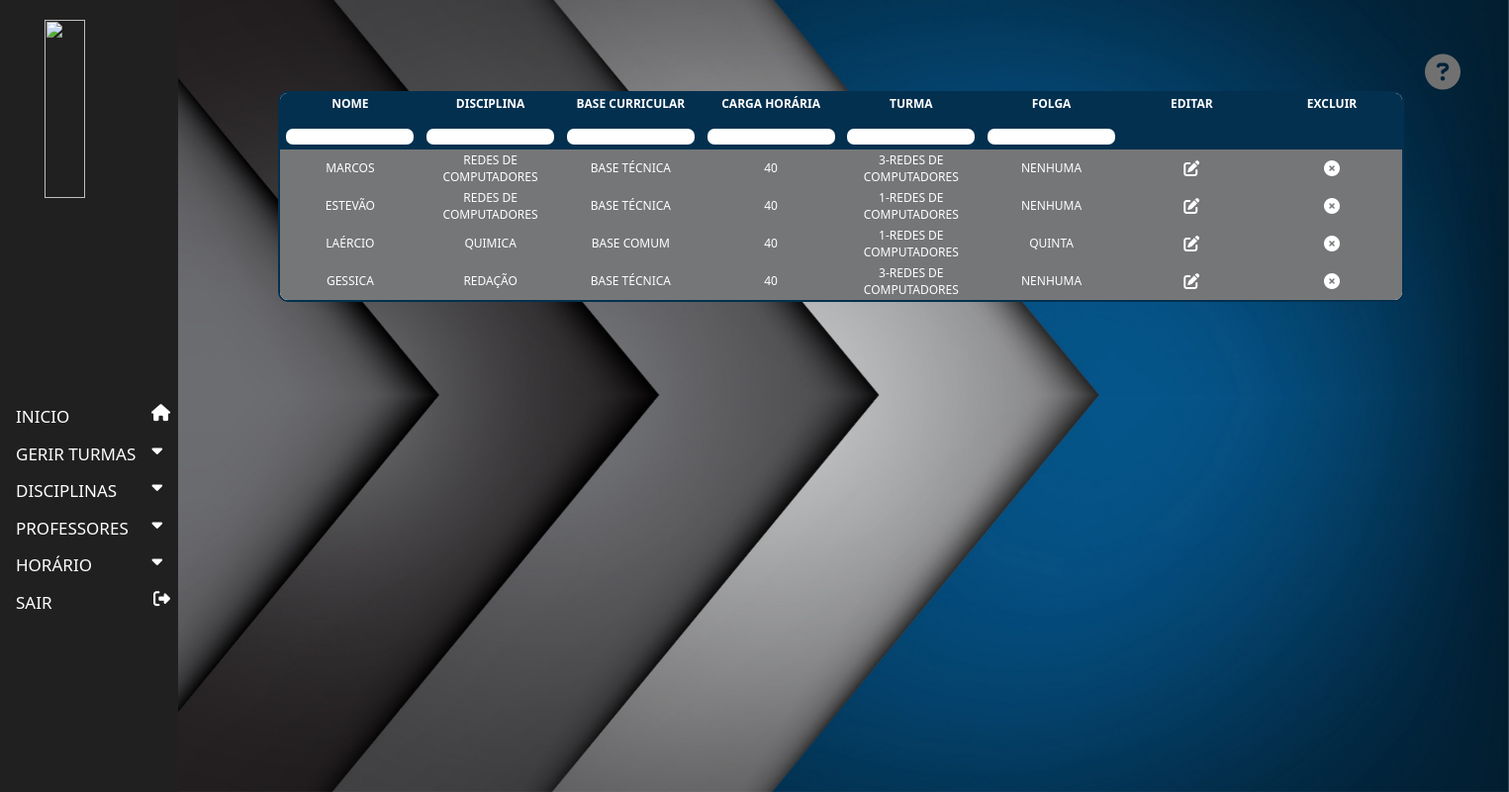
Page /inicio.php?ver=ver_prof on the committed database.
### tables this page shows
CREATE TABLE `professores` (
  `id_prof` int(5) UNSIGNED NOT NULL,
  `nome` varchar(200) DEFAULT NULL,
  `carga_h` varchar(9) DEFAULT NULL,
  `base` int(1) UNSIGNED DEFAULT NULL,
  `dias_off` varchar(200) DEFAULT NULL
);

CREATE TABLE `disciplina` (
  `id_disc` int(5) UNSIGNED NOT NULL,
  `nome_d` varchar(200) DEFAULT NULL,
  `base` varchar(200) DEFAULT NULL,
  `semestre` int(1) NOT NULL
);

CREATE TABLE `turma` (
  `id_turma` int(5) UNSIGNED NOT NULL,
  `curso` varchar(200) DEFAULT NULL,
  `ano` varchar(200) DEFAULT NULL
);

### crud/ver_prof.php (the view, shortened to what this page needs)
<?php
require_once('param.php');
$query = "SELECT professores.id_prof,professores.nome,professores.carga_h,professores.base,professores.dias_off,turma.ano,turma.curso,turma.id_turma,disciplina.nome_d,disciplina.id_disc FROM professores
    INNER JOIN professores_has_turma on professores.id_prof = professores_has_turma.professores_id_prof
    INNER JOIN turma on professores_has_turma.turma_id_turma = turma.id_turma
    INNER JOIN professores_has_disciplina on professores.id_prof = professores_has_disciplina.professores_id_prof
    INNER JOIN disciplina on professores_has_disciplina.disciplina_id_disc = disciplina.id_disc";
$sql = mysqli_query($conexao,$query);
echo "
<div class='tab_prof expandOpen'>
<table id='tabela'>
<tr>
<th>Nome</th>
<th>Disciplina</th>
<th>Base Curricular</th>
<th>Carga Horária</th>
<th>Turma</th>
<th>Folga</th>
<th>Editar</th>
<th>Excluir</th>
</tr>
 <tr>
    <th><input type='text' class='ps' id='txtColuna1'/></th>
    <th><input type='text' class='ps' id='txtColuna2'/></th>
    <th><input type='text' class='ps' id='txtColuna3'/></th>
    <th><input type='text' class='ps' id='txtColuna4'/></th>
    <th><input type='text' class='ps' id='txtColuna5'/></th>
    <th><input type='text' class='ps' id='txtColuna6'/></th>
    <th></th>
     <th></th>
</tr>";
while ($value = mysqli_fetch_assoc($sql)) {
        if ($value['base'] == 1){
        $base = "Base Técnica";
        }elseif ($value['base'] == 2) {
            $base = "Base Comum";
}
	echo "<tr>";
            echo "<td>".$value['nome'] ."</td>";
            echo "<td>".$value['nome_d'] ."</td>";
            echo "<td>".$base."</td>";
            echo "<td>".$value['carga_h']."</td>";
            echo "<td>".$value['ano']."-".$value['curso']."</td>";
            echo "<td>".$value['dias_off'] ."</td>";
            echo "<td><a class='btn' href='editar_prof.php?disc=".$value['id_disc']."&&turma=".$value['id_turma']."&&id=".$value['id_prof']."'><i class='cuidado fas fa-edit fa-1x '></i></a></td><td><a class='btn' href='crud/excluir_prof.php?disc=".$value['id_disc']."&&turma=".$value['id_turma']."&&id=".$value['id_prof']."'><i class='cuidado fas fa-1x far fa-times-circle'></i></a></td>";
            echo "</tr>";
}
echo "</table></div></div>";
?>

### head.php (shortened to what this page needs)
<?php
$head = '<head>
  <title></title>
  <meta charset="utf-8"/>
  <script src="https://kit.fontawesome.com/187ed1bdd8.js"></script>
  <link rel="stylesheet" href="https://stackpath.bootstrapcdn.com/bootstrap/4.1.3/css/bootstrap.min.css">
  <script src="https://code.jquery.com/jquery-3.3.1.slim.min.js"></script>
<script src="https://cdnjs.cloudflare.com/ajax/libs/popper.js/1.14.3/umd/popper.min.js"></script>
<script src="https://stackpath.bootstrapcdn.com/bootstrap/4.1.3/js/bootstrap.min.js"></script>
<link rel="stylesheet" type="text/css" href="estilo.css">
<script src="jquery-3.3.1.min.js"></script>
<script src="https://cdnjs.cloudflare.com/ajax/libs/jspdf/1.4.1/jspdf.debug.js"></script>
</head>';
?>

### nav.php
<?php
$nav = '<header class="sidenav">
<div id="im">
<img class="logo" src="login/images/logo.png">
</div>
  <a class="i lon" href="inicio.php?pg=inicio">Inicio <i class="fas fa-home"></i></a>
    <button class="dropdown-btn">Gerir Turmas
    <i class="fa fa-caret-down"></i>
  </button>
  <div class="dropdown-container">
    <a  class="a_b"  href="inicio.php?pg=cad_tur&&ver=cad_tur">Cadastrar turmas</a>
  </div>
  <button class="dropdown-btn">Disciplinas
    <i class="fa fa-caret-down"></i>
  </button>
  <div class="dropdown-container">
    <a class="a_b"  href="inicio.php?pg=cad_di&&ver=cad_di">Cadastrar diciplinas</a>
  </div>
    <button class="dropdown-btn">Professores
    <i class="fa fa-caret-down"></i>
  </button>
  <div class="dropdown-container">
    <a class="a_b"  href="inicio.php?pg=cad_prof">Cadastrar professores</a><hr>
    <a class="a_b"  href="inicio.php?ver=ver_prof">Ver  professores</a><hr>
    <a class="a_b"  href="inicio.php?pg=cad_dt">Cadastrar diretor de turma</a><hr>
    <a class="a_b"  href="inicio.php?pg=cad_pdt&&ver=cad_pdt">Ver  professores diretores de turma</a>
  </div>
  <button class="dropdown-btn">Horário
    <i class="fa fa-caret-down"></i>
  </button>
  <div class="dropdown-container">
    <a class="a_b" href="inicio.php?ver=dia">Gerar horário</a><hr>
    <a class="a_b" href="inicio.php?ver=ver_ho">Ver horário</a>
  </div>
  <a class="i" href="sair.php">Sair<i class="fas fa-sign-out-alt"></i></a>
</div>
  </header>';
?>

### inicio.php (shortened to what this page needs)
<?php
require_once('head.php');
require_once('nav.php');
?>
<!DOCTYPE html>
<html>
<?php echo $head;?>
<body onload="myFunction()"  id="myDiv">
<?php echo $nav?>
<div class="main ">
  <div class="fun">
    <div class="conteudo" id="hh">
      <div onclick="ajuda()" class="ajuda slideLeft">
        <button class="aju"><i class="fas fa-question-circle aj fa-3x"></i></button>
      </div>
<?php
          if (isset($_GET['ver']) && $_GET['ver'] == 'ver_prof') {
      include("crud/ver_prof.php");
    }
?>
</div>
</div>
</body>
</html>

### estilo.css (style rules this page uses)
body,label,button { font-family: Candara,Calibri,Segoe,Segoe UI,Optima,Arial,sans-serif; text-transform: uppercase !important; overflow-y: hidden; overflow-x: hidden; font-weight: 300 !important; }
i { float: right; }
.sidenav { height: 100vh; width: 180px; position: absolute; top: 0; left: 0; background-color: #212020; overflow-x: hidden; font-size: 12px; padding-top: 20px; }
.sidenav a, .dropdown-btn { padding: 6px 8px 6px 16px; text-decoration: none; font-size: 17px; color: #fff; display: block; border: none; background: none; width: 100%; text-align: left; cursor: pointer; transition: 0.9s; }
#im { margin-bottom: 8px; }
.ps { height: 20px !important; padding: 8px; }
.main { margin-left: 180px; font-size: 12px !important; }
.aju { background-color: transparent; border: none; }
.ajuda { width: 40%; margin-left: 96%; }
.aj { color: #717171; transition: 0.5s; }
.fa-caret-down { float: right; padding-right: 8px; }
body { margin: 0; }
a:link { text-decoration: none; }
input, select { border: none; margin-top: 10px; width: 98%; height: 40px; background: #fff; padding: 10px; border-radius: 10px !important; text-transform: uppercase; border: 3px solid #03304f; }
.fun { padding-bottom: 3%; padding-left: 3%; padding-right: 3%; padding-top: 4%; background-image: url(login/images/bg-02.jpg); left: 20%; z-index: -1; min-height: 100vh; background-attachment: fixed; background-position: center; background-repeat: no-repeat; background-size: cover; }
.logo { width: 48%; margin-left: 25%; }
table { border-collapse: collapse; width: 100%; background-color: white; overflow-y: scroll; }
th, td { text-align: center; font-size: 12px; width: 131px; }
tr:nth-child(even) { background-color: transparent }
th { background-color: #03304f; color: white; text-align: center; width: 131px; }
.tab_prof { background:gray; width: 90%; overflow-y: scroll; max-height: 80vh; margin-left: 4.8%; border: 2px solid #03304f; border-radius: 10px; }
.cuidado { color:#fff; width: 40px; transition: 0.3s; }
::placeholder { text-transform: uppercase !important; font-size: 12px; color: white; }
.slideLeft { animation-name: slideLeft; -webkit-animation-name: slideLeft; animation-duration: 1s; -webkit-animation-duration: 1s; animation-timing-function: ease-in-out; -webkit-animation-timing-function: ease-in-out; visibility: visible !important; }
.expandOpen { animation-name: expandOpen; -webkit-animation-name: expandOpen; animation-duration: 1.2s; -webkit-animation-duration: 1.2s; animation-timing-function: ease-out; -webkit-animation-timing-function: ease-out; visibility: visible !important; }

### inicio.php (style rules this page uses)
tr { display: table-row; vertical-align: inherit; border-color: inherit; }
th { background-color: #03304f; color: white; text-align: center; }
th, td { text-align: center; padding: 2px; font-size: 12px; }

### rows in the picture
professores: nome "MARCOS", disciplina.nome_d "REDES DE COMPUTADORES", base "BASE TÉCNICA", carga_h "40", turma.ano "3", turma.curso "REDES DE COMPUTADORES", dias_off "NENHUMA"
professores: nome "ESTEVÃO", disciplina.nome_d "REDES DE COMPUTADORES", base "BASE TÉCNICA", carga_h "40", turma.ano "1", turma.curso "REDES DE COMPUTADORES", dias_off "NENHUMA"
professores: nome "LAÉRCIO", disciplina.nome_d "QUIMICA", base "BASE COMUM", carga_h "40", turma.ano "1", turma.curso "REDES DE COMPUTADORES", dias_off "QUINTA"
professores: nome "GESSICA", disciplina.nome_d "REDAÇÃO", base "BASE TÉCNICA", carga_h "40", turma.ano "3", turma.curso "REDES DE COMPUTADORES", dias_off "NENHUMA"
